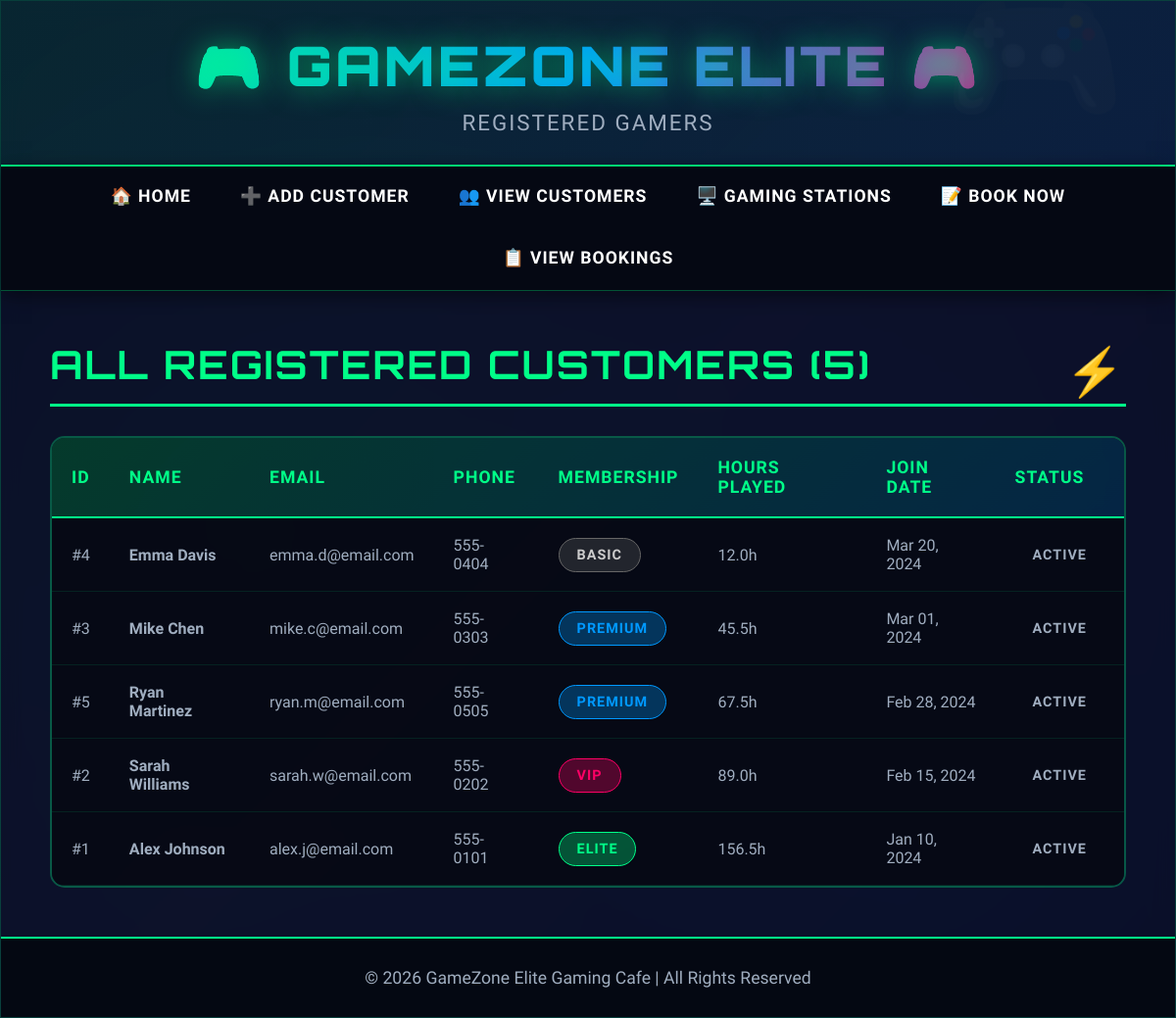
The app's page /customers/view_customers.php with its own data.
### tables this page shows
CREATE TABLE customers (
    customer_id INT AUTO_INCREMENT PRIMARY KEY,
    full_name VARCHAR(150) NOT NULL,
    email VARCHAR(100) UNIQUE,
    phone VARCHAR(20),
    membership_tier ENUM('Basic', 'Premium', 'VIP', 'Elite') DEFAULT 'Basic',
    total_hours_played DECIMAL(10,2) DEFAULT 0,
    join_date DATE NOT NULL,
    status ENUM('Active', 'Inactive') DEFAULT 'Active',
    created_at TIMESTAMP DEFAULT CURRENT_TIMESTAMP
);

### customers/view_customers.php (the view, shortened to what this page needs)
<?php
require_once '../includes/db_connect.php';
$query = "SELECT * FROM customers ORDER BY join_date DESC";
$result = $conn->query($query);
?>
<!DOCTYPE html>
<html lang="en">
<head>
    <link rel="stylesheet" href="../css/style.css">
</head>
<body>
    <div class="container">
        <header>
            <h1>🎮 GAMEZONE ELITE 🎮</h1>
            <p>Registered Gamers</p>
        </header>
        <nav>
            <ul>
                <li><a href="../index.php">🏠 Home</a></li>
                <li><a href="add_customer.php">➕ Add Customer</a></li>
                <li><a href="view_customers.php">👥 View Customers</a></li>
                <li><a href="../stations/view_stations.php">🖥️ Gaming Stations</a></li>
                <li><a href="../bookings/add_booking.php">📝 Book Now</a></li>
                <li><a href="../bookings/view_bookings.php">📋 View Bookings</a></li>
            </ul>
        </nav>
        <div class="content">
            <h2>All Registered Customers (<?php echo $result->num_rows; ?>)</h2>
            <?php if ($result->num_rows > 0): ?>
                <div class="table-container">
                    <table>
                        <thead>
                            <tr>
                                <th>ID</th>
                                <th>Name</th>
                                <th>Email</th>
                                <th>Phone</th>
                                <th>Membership</th>
                                <th>Hours Played</th>
                                <th>Join Date</th>
                                <th>Status</th>
                            </tr>
                        </thead>
                        <tbody>
                            <?php while ($row = $result->fetch_assoc()): ?>
                                <tr>
                                    <td>#<?php echo $row['customer_id']; ?></td>
                                    <td><strong><?php echo htmlspecialchars($row['full_name']); ?></strong></td>
                                    <td><?php echo htmlspecialchars($row['email'] ?? 'N/A'); ?></td>
                                    <td><?php echo htmlspecialchars($row['phone'] ?? 'N/A'); ?></td>
                                    <td>
                                        <span class="badge badge-<?php echo strtolower($row['membership_tier']); ?>">
                                            <?php echo $row['membership_tier']; ?>
                                        </span>
                                    </td>
                                    <td><?php echo number_format($row['total_hours_played'], 1); ?>h</td>
                                    <td><?php echo date('M d, Y', strtotime($row['join_date'])); ?></td>
                                    <td>
                                        <span class="badge badge-<?php echo strtolower($row['status']); ?>">
                                            <?php echo $row['status']; ?>
                                        </span>
                                    </td>
                                </tr>
                            <?php endwhile; ?>
                        </tbody>
                    </table>
                </div>
            <?php else: ?>
                <div class="alert alert-info">
                    No customers registered yet. <a href="add_customer.php" style="color: var(--primary);">Register your first customer!</a>
                </div>
            <?php endif; ?>
        </div>
        <footer>
            <p>&copy; 2026 GameZone Elite Gaming Cafe | All Rights Reserved</p>
        </footer>
    </div>
</body>
</html>

### css/style.css (style rules this page uses)
* { margin: 0; padding: 0; box-sizing: border-box; }
:root { --primary: #00ff88; --secondary: #0099ff; --dark: #0a0e27; --darker: #050811; --accent: #ff0066; --text-light: #ffffff; --text-muted: #a0aec0; }
body { font-family: 'Rajdhani', sans-serif; background: linear-gradient(135deg, #0a0e27 0%, #1a1f3a 50%, #0a0e27 100%); min-height: 100vh; color: var(--text-light); position: relative; overflow-x: hidden; }
body::before { content: ''; position: fixed; top: 0; left: 0; width: 100%; height: 100%; background: radial-gradient(circle at 20% 50%, rgba(0, 255, 136, 0.1) 0%, transparent 50%), radial-gradient(circle at 80% 80%, rgba(0, 153, 255, 0.1) 0%, transparent 50%); pointer-events: none; z-index: 0; }
.container { max-width: 1400px; margin: 0 auto; background: rgba(10, 14, 39, 0.8); backdrop-filter: blur(10px); border: 1px solid rgba(0, 255, 136, 0.2); box-shadow: 0 0 50px rgba(0, 255, 136, 0.1); position: relative; z-index: 1; }
header { background: linear-gradient(135deg, rgba(0, 255, 136, 0.1) 0%, rgba(0, 153, 255, 0.1) 100%); border-bottom: 2px solid var(--primary); padding: 30px 40px; text-align: center; position: relative; overflow: hidden; }
header::before { content: '🎮'; position: absolute; font-size: 150px; opacity: 0.05; top: -30px; right: 50px; animation: float 6s ease-in-out infinite; }
header h1 { font-family: 'Orbitron', sans-serif; font-size: 3.5em; font-weight: 900; background: linear-gradient(90deg, var(--primary), var(--secondary), var(--accent)); -webkit-background-clip: text; -webkit-text-fill-color: transparent; background-clip: text; text-shadow: 0 0 30px rgba(0, 255, 136, 0.5); margin-bottom: 10px; letter-spacing: 3px; }
header p { font-size: 1.4em; color: var(--text-muted); font-weight: 500; letter-spacing: 2px; text-transform: uppercase; }
nav { background: rgba(5, 8, 17, 0.9); border-bottom: 1px solid rgba(0, 255, 136, 0.3); box-shadow: 0 4px 20px rgba(0, 0, 0, 0.5); position: sticky; top: 0; z-index: 100; }
nav ul { list-style: none; display: flex; flex-wrap: wrap; justify-content: center; padding: 0; margin: 0; }
nav ul li a { display: block; padding: 20px 25px; color: var(--text-light); text-decoration: none; font-size: 1.1em; font-weight: 600; text-transform: uppercase; letter-spacing: 1px; transition: all 0.3s; border-bottom: 3px solid transparent; position: relative; }
nav ul li a::before { content: ''; position: absolute; bottom: 0; left: 0; width: 0; height: 3px; background: linear-gradient(90deg, var(--primary), var(--secondary)); transition: width 0.3s; }
.content { padding: 50px; }
.content h2 { font-family: 'Orbitron', sans-serif; font-size: 2.5em; color: var(--primary); margin-bottom: 30px; text-transform: uppercase; letter-spacing: 2px; border-bottom: 3px solid var(--primary); padding-bottom: 15px; position: relative; }
.content h2::after { content: '⚡'; position: absolute; right: 0; top: 0; font-size: 1.2em; }
.table-container { overflow-x: auto; margin-top: 30px; border-radius: 15px; border: 2px solid rgba(0, 255, 136, 0.3); }
table { width: 100%; border-collapse: collapse; background: rgba(5, 8, 17, 0.8); }
thead { background: linear-gradient(135deg, rgba(0, 255, 136, 0.2) 0%, rgba(0, 153, 255, 0.2) 100%); border-bottom: 2px solid var(--primary); }
thead th { padding: 20px; text-align: left; font-weight: 700; font-size: 1.1em; text-transform: uppercase; letter-spacing: 1px; color: var(--primary); }
tbody tr { border-bottom: 1px solid rgba(0, 255, 136, 0.1); transition: all 0.3s; }
tbody td { padding: 18px 20px; color: var(--text-muted); }
.badge { display: inline-block; padding: 8px 18px; border-radius: 25px; font-size: 0.9em; font-weight: 700; text-transform: uppercase; letter-spacing: 1px; }
.badge-basic { background: rgba(100, 100, 100, 0.3); color: #ccc; border: 1px solid #666; }
.badge-premium { background: rgba(0, 153, 255, 0.3); color: var(--secondary); border: 1px solid var(--secondary); }
.badge-vip { background: rgba(255, 0, 102, 0.3); color: var(--accent); border: 1px solid var(--accent); }
.badge-elite { background: rgba(0, 255, 136, 0.3); color: var(--primary); border: 1px solid var(--primary); }
footer { background: rgba(5, 8, 17, 0.95); border-top: 2px solid var(--primary); padding: 30px; text-align: center; font-size: 1.1em; color: var(--text-muted); }

### records on screen
customers: customer_id "4", full_name "Emma Davis", email "emma.d@email.com", phone "555-0404", membership_tier "BASIC", total_hours_played "12.0", join_date "Mar 20, 2024", status "ACTIVE"
customers: customer_id "3", full_name "Mike Chen", email "mike.c@email.com", phone "555-0303", membership_tier "PREMIUM", total_hours_played "45.5", join_date "Mar 01, 2024", status "ACTIVE"
customers: customer_id "5", full_name "Ryan Martinez", email "ryan.m@email.com", phone "555-0505", membership_tier "PREMIUM", total_hours_played "67.5", join_date "Feb 28, 2024", status "ACTIVE"
customers: customer_id "2", full_name "Sarah Williams", email "sarah.w@email.com", phone "555-0202", membership_tier "VIP", total_hours_played "89.0", join_date "Feb 15, 2024", status "ACTIVE"
customers: customer_id "1", full_name "Alex Johnson", email "alex.j@email.com", phone "555-0101", membership_tier "ELITE", total_hours_played "156.5", join_date "Jan 10, 2024", status "ACTIVE"

### other values on screen
$result->num_rows "5"
